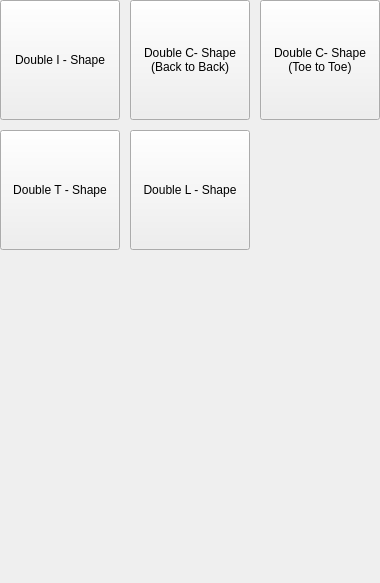
    <widget class="QWidget" name="page_7">
     <property name="geometry">
      <rect>
       <x>0</x>
       <y>0</y>
       <width>380</width>
       <height>583</height>
      </rect>
     </property>
     <attribute name="label">
      <string>Double Shapes</string>
     </attribute>
     <widget class="QPushButton" name="DoubleI">
      <property name="geometry">
       <rect>
        <x>0</x>
        <y>0</y>
        <width>120</width>
        <height>120</height>
       </rect>
      </property>
      <property name="text">
       <string>Double I - Shape</string>
      </property>
     </widget>
     <widget class="QPushButton" name="DoubleC">
      <property name="geometry">
       <rect>
        <x>130</x>
        <y>0</y>
        <width>120</width>
        <height>120</height>
       </rect>
      </property>
      <property name="text">
       <string>Double C- Shape
(Back to Back)</string>
      </property>
     </widget>
     <widget class="QPushButton" name="DoubleCtoetoe">
      <property name="geometry">
       <rect>
        <x>260</x>
        <y>0</y>
        <width>120</width>
        <height>120</height>
       </rect>
      </property>
      <property name="text">
       <string>Double C- Shape
(Toe to Toe)</string>
      </property>
     </widget>
     <widget class="QPushButton" name="DoubleT">
      <property name="geometry">
       <rect>
        <x>0</x>
        <y>130</y>
        <width>120</width>
        <height>120</height>
       </rect>
      </property>
      <property name="text">
       <string>Double T - Shape</string>
      </property>
     </widget>
     <widget class="QPushButton" name="DoubleL">
      <property name="geometry">
       <rect>
        <x>130</x>
        <y>130</y>
        <width>120</width>
        <height>120</height>
       </rect>
      </property>
      <property name="text">
       <string>Double L - Shape</string>
      </property>
     </widget>
    </widget>
